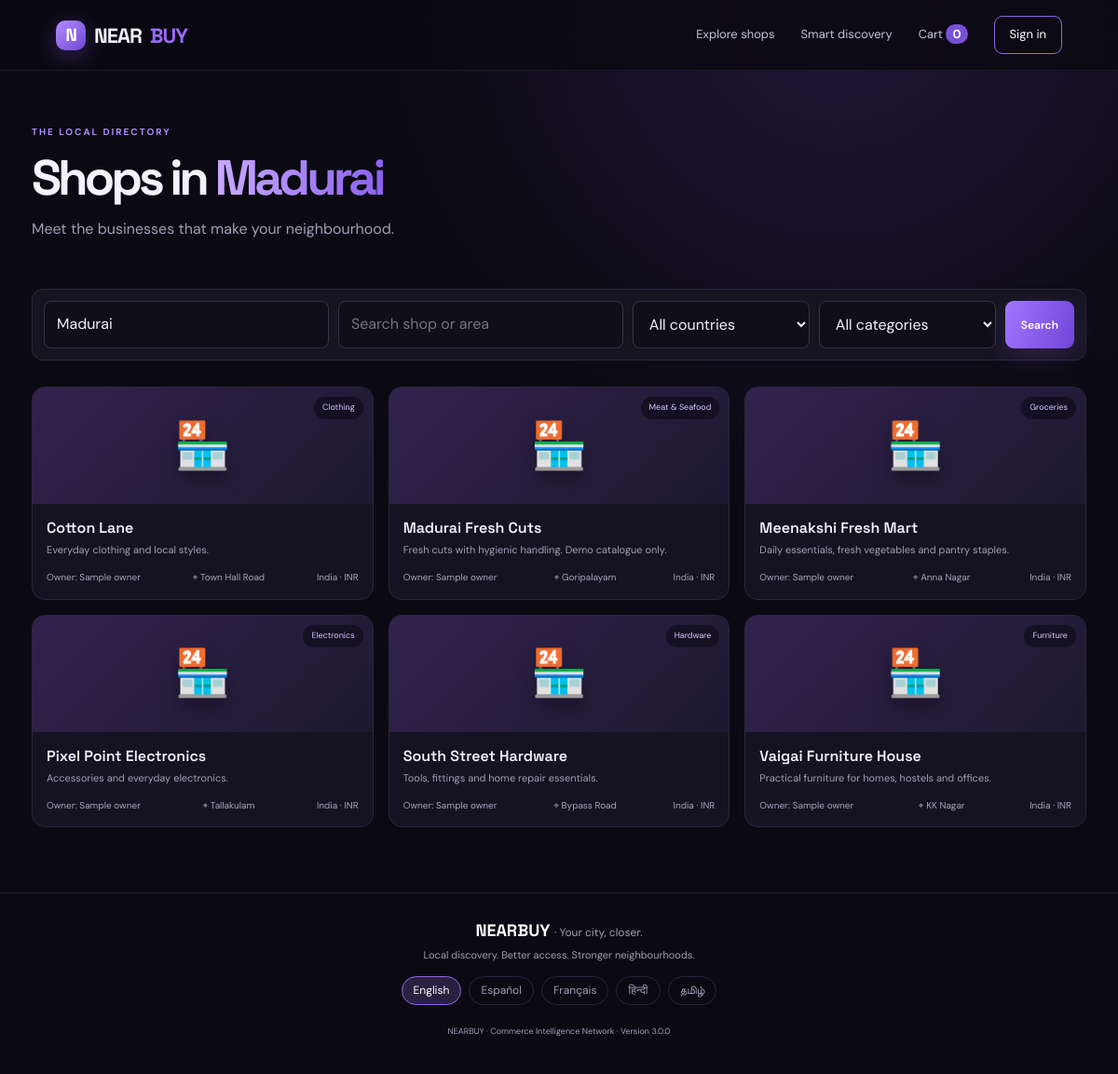
The page /shops on the database its author committed.
### models.py (models this page shows)
class Shop(db.Model):
    id = db.Column(db.Integer, primary_key=True)
    name = db.Column(db.String(140), nullable=False)
    owner_name = db.Column(db.String(100), nullable=False)
    category = db.Column(db.String(60), nullable=False)
    description = db.Column(db.Text, default="")
    city = db.Column(db.String(80), nullable=False, index=True)
    area = db.Column(db.String(100), default="")
    address = db.Column(db.String(255), default="")
    phone = db.Column(db.String(30), default="")
    country = db.Column(db.String(2), nullable=False, default="IN")
    currency = db.Column(db.String(3), nullable=False, default="INR")
    timezone = db.Column(db.String(60), nullable=False, default="Asia/Kolkata")
    approved = db.Column(db.Boolean, default=True)
    created_at = db.Column(db.DateTime, default=datetime.utcnow)
    products = db.relationship("Product", backref="shop", cascade="all, delete-orphan")

### app.py (the view)
@app.route("/shops")
def shops():
    city = request.args.get("city", "Madurai").strip() or "Madurai"
    category = request.args.get("category", "")
    country = request.args.get("country", "").strip().upper()
    q = request.args.get("q", "").strip()
    query = Shop.query.filter_by(city=city, approved=True)
    if category:
        query = query.filter_by(category=category)
    if country in COUNTRIES:
        query = query.filter_by(country=country)
    if q:
        query = query.filter(or_(Shop.name.ilike(f"%{q}%"), Shop.area.ilike(f"%{q}%")))
    return render_template("shops.html", shops=query.order_by(Shop.name).all(),
                           city=city, category=category, country=country, q=q)

### app.py (called while the page is built)
def _(text, **kwargs):
    return translate(text, getattr(g, "lang", DEFAULT_LANGUAGE), **kwargs)

def country_name(code):
    return _(COUNTRIES.get(code, {}).get("name", code))

def lang_url(code):
    args = request.args.to_dict()
    args.pop("csrf_token", None)
    args["lang"] = code
    return request.path + "?" + urlencode(args)

def csrf_value():
    token = session.get("_csrf_token")
    if not token:
        token = secrets.token_urlsafe(32)
        session["_csrf_token"] = token
    return token

@app.before_request
def resolve_request_language():
    requested = request.args.get("lang")
    g.lang = resolve_language(
        requested,
        request.cookies.get(LANG_COOKIE),
        request.accept_languages.best_match(list(LANGUAGES)),
    )
    g.persist_lang = requested in LANGUAGES

@app.after_request
def remember_language(response):
    if getattr(g, "persist_lang", False):
        response.set_cookie(LANG_COOKIE, g.lang, max_age=60 * 60 * 24 * 365, samesite="Lax",
                            secure=app.config["SESSION_COOKIE_SECURE"])
    return response

@app.before_request
def protect_requests():
    if request.endpoint not in ("setup", "static", "health"):
        if not User.query.filter_by(role="admin").first():
            return redirect(url_for("setup"))
    if request.method == "POST":
        expected = session.get("_csrf_token")
        supplied = request.form.get("csrf_token", "")
        if not expected or not secrets.compare_digest(expected, supplied):
            abort(400, description=_("Security token expired. Refresh the page and try again."))

@app.context_processor
def inject_globals():
    cart = session.get("cart", {})
    return {
        "cart_count": sum(int(v) for v in cart.values()),
        "csrf_token": csrf_value,
        "app_version": app.config["VERSION"],
        "categories": CATEGORIES,
        "countries": COUNTRIES,
        "languages": LANGUAGES,
        "current_lang": g.lang,
        "direction": "rtl" if g.lang in RTL_LANGUAGES else "ltr",
    }

@app.after_request
def no_store_for_user_pages(response):
    if current_user.is_authenticated or session.get("cart"):
        response.headers.setdefault("Cache-Control", "no-store")
    return response

### intl.py (called while the page is built)
def translate(text, lang=DEFAULT_LANGUAGE, **kwargs):
    value = TRANSLATIONS.get(lang, {}).get(text, text)
    return value.format(**kwargs) if kwargs else value

### templates/shops.html (shortened to what this page needs)
{% extends "base.html" %}{% block title %}{{ _("Shop directory") }}{% endblock %}{% block content %}
<div class="page-heading"><div class="eyebrow">{{ _("THE LOCAL DIRECTORY") }}</div><h1>{{ _("Shops in") }} <span>{{ city }}</span></h1><p>{{ _("Meet the businesses that make your neighbourhood.") }}</p></div>
<form class="filter-bar" method="get"><input name="city" value="{{ city }}" placeholder="{{ _('City') }}"><input name="q" value="{{ q }}" placeholder="{{ _('Search shop or area') }}"><select name="country"><option value="">{{ _("All countries") }}</option></select><select name="category"><option value="">{{ _("All categories") }}</option></select><button class="btn primary">{{ _("Search") }}</button></form>
<div class="shop-grid">{% for shop in shops %}<a class="shop-card" href="{{ url_for('shop_detail', shop_id=shop.id) }}"><div class="shop-banner {{ loop.index0 % 5 }}"><span>🏪</span><em>{{ _(shop.category) }}</em></div><div class="shop-info"><h3>{{ shop.name }}</h3><p>{{ shop.description }}</p><div class="shop-meta"><span>{{ _("Owner") }}: {{ shop.owner_name }}</span><span>⌖ {{ shop.area }}</span><span>{{ country_name(shop.country) }} · {{ shop.currency }}</span></div></div></a>{% else %}<div class="empty">{{ _("No matching shops yet. Try another category or city.") }}</div>{% endfor %}</div>
{% endblock %}

### static/style.css (style rules this page uses)
:root { --bg:#0b0a12;--panel:#151321;--panel2:#1b182a;--line:#2b263c;--text:#f5f2ff;--muted:#a49db7;--purple:#9b6cff;--purple2:#7145d8;--green:#73e0b0;--font:'DM Sans',sans-serif;--display:'Space Grotesk',sans-serif }
* { box-sizing:border-box }
body { margin:0;background:radial-gradient(circle at 75% 0%,#21163a 0,transparent 34%),var(--bg);color:var(--text);font-family:var(--font);line-height:1.55 }
a { color:inherit;text-decoration:none }
.eyebrow { font-size:10px;font-weight:700;letter-spacing:2px;color:#ad8cff;margin-bottom:14px }
.hero h1,.page-heading h1,.auth-aside h1 { font:700 clamp(48px,6vw,76px)/1.02 var(--display);letter-spacing:-4px;margin:0 0 20px }
.hero h1 span,.page-heading h1 span,.auth-aside h1 span { background:linear-gradient(90deg,#c8aaff,#8a61ed);background-clip:text;color:transparent }
.hero-copy>p,.page-heading>p { color:var(--muted);max-width:480px;font-size:16px }
input,select,textarea { background:#100e19;color:var(--text);border:1px solid #373047;border-radius:8px;padding:12px 13px;font:inherit;min-width:0;width:100%;outline:none }
.btn { border:0;border-radius:9px;padding:11px 17px;background:#29243a;color:white;font:600 12px var(--font);cursor:pointer;display:inline-flex;align-items:center;justify-content:center;gap:7px;white-space:nowrap }
.btn.primary { background:linear-gradient(110deg,#a276ff,#7045d8);box-shadow:0 8px 24px #8052df35 }
.shop-grid { display:grid;grid-template-columns:repeat(3,1fr);gap:16px }
.shop-card,.product-card { background:#151321;border:1px solid var(--line);border-radius:14px;overflow:hidden;transition:.2s }
.shop-banner { height:125px;display:flex;align-items:center;justify-content:center;position:relative;background:linear-gradient(135deg,#32224e,#1d1930) }
.shop-banner>span { font-size:49px;filter:drop-shadow(0 10px 10px #0005) }
.shop-banner em { position:absolute;right:10px;top:10px;background:#100d1bbd;padding:5px 9px;border-radius:20px;font-size:9px;color:#d9c9ff;font-style:normal }
.shop-info { padding:15px }
.shop-info h3,.product-body h3 { font:600 16px var(--display);margin:0 0 5px }
.shop-info p,.product-body p { font-size:11px;color:var(--muted);margin:0 0 13px }
.shop-meta { display:flex;justify-content:space-between;gap:8px;color:#aaa1bd;font-size:10px;flex-wrap:wrap }
.page-heading { padding:58px 0 26px }
.page-heading h1 { font-size:53px;margin-bottom:10px }
.filter-bar,.ai-search { display:flex;gap:10px;margin:10px 0 28px;background:#171422;border:1px solid var(--line);padding:12px;border-radius:12px }
.filter-bar input { flex:1 }
.filter-bar select { max-width:190px }

### rows shown on the page
Shop: name "Cotton Lane", description "Everyday clothing and local styles.", owner_name "Sample owner", area "Town Hall Road", country "India", currency "INR"
Shop: name "Madurai Fresh Cuts", description "Fresh cuts with hygienic handling. Demo catalogue only.", owner_name "Sample owner", area "Goripalayam", country "India", currency "INR"
Shop: name "Meenakshi Fresh Mart", description "Daily essentials, fresh vegetables and pantry staples.", owner_name "Sample owner", area "Anna Nagar", country "India", currency "INR"
Shop: name "Pixel Point Electronics", description "Accessories and everyday electronics.", owner_name "Sample owner", area "Tallakulam", country "India", currency "INR"
Shop: name "South Street Hardware", description "Tools, fittings and home repair essentials.", owner_name "Sample owner", area "Bypass Road", country "India", currency "INR"
Shop: name "Vaigai Furniture House", description "Practical furniture for homes, hostels and offices.", owner_name "Sample owner", area "KK Nagar", country "India", currency "INR"

### other values the page prints
{{ cart_count }} "0"
{{ name }} "English" "Español" "Français" "हिन्दी" "தமிழ்"
{{ app_version }} "3.0.0"
form field country "All countries"
form field category "All categories"
